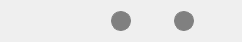
<?xml version="1.0" encoding="UTF-8"?>
<ui version="4.0">
 <class>MonitoringLeftPanel</class>
 <widget class="QWidget" name="MonitoringLeftPanel">
  <property name="geometry">
   <rect>
    <x>0</x>
    <y>0</y>
    <width>242</width>
    <height>38</height>
   </rect>
  </property>
  <property name="windowTitle">
   <string>Form</string>
  </property>
  <layout class="QHBoxLayout" name="horizontalLayout">
   <item>
    <widget class="QLabel" name="resultControlComplexLabel">
     <property name="minimumSize">
      <size>
       <width>20</width>
       <height>20</height>
      </size>
     </property>
     <property name="maximumSize">
      <size>
       <width>20</width>
       <height>20</height>
      </size>
     </property>
     <property name="toolTip">
      <string>Результат контроля работоспособности</string>
     </property>
     <property name="styleSheet">
      <string notr="true">border-radius: 10px;
border: 1px solid grey;
background-color: grey;
QToolButton { color: red};</string>
     </property>
     <property name="text">
      <string/>
     </property>
    </widget>
   </item>
   <item>
    <widget class="QLabel" name="resultControlDeviceLabel">
     <property name="minimumSize">
      <size>
       <width>20</width>
       <height>20</height>
      </size>
     </property>
     <property name="maximumSize">
      <size>
       <width>20</width>
       <height>20</height>
      </size>
     </property>
     <property name="toolTip">
      <string>Результат контроля функционирования аппаратных средств</string>
     </property>
     <property name="styleSheet">
      <string notr="true">border-radius: 10px;
border: 1px solid grey;
background-color: grey;</string>
     </property>
     <property name="text">
      <string/>
     </property>
    </widget>
   </item>
   <item>
    <widget class="QLabel" name="resultControlSoftLabel">
     <property name="minimumSize">
      <size>
       <width>20</width>
       <height>20</height>
      </size>
     </property>
     <property name="maximumSize">
      <size>
       <width>20</width>
       <height>20</height>
      </size>
     </property>
     <property name="toolTip">
      <string>Результат контроля программного обеспечения комплекса</string>
     </property>
     <property name="styleSheet">
      <string notr="true">border-radius: 10px;
border: 1px solid grey;
background-color: grey;</string>
     </property>
     <property name="text">
      <string/>
     </property>
    </widget>
   </item>
  </layout>
 </widget>
 <resources/>
 <connections/>
</ui>
